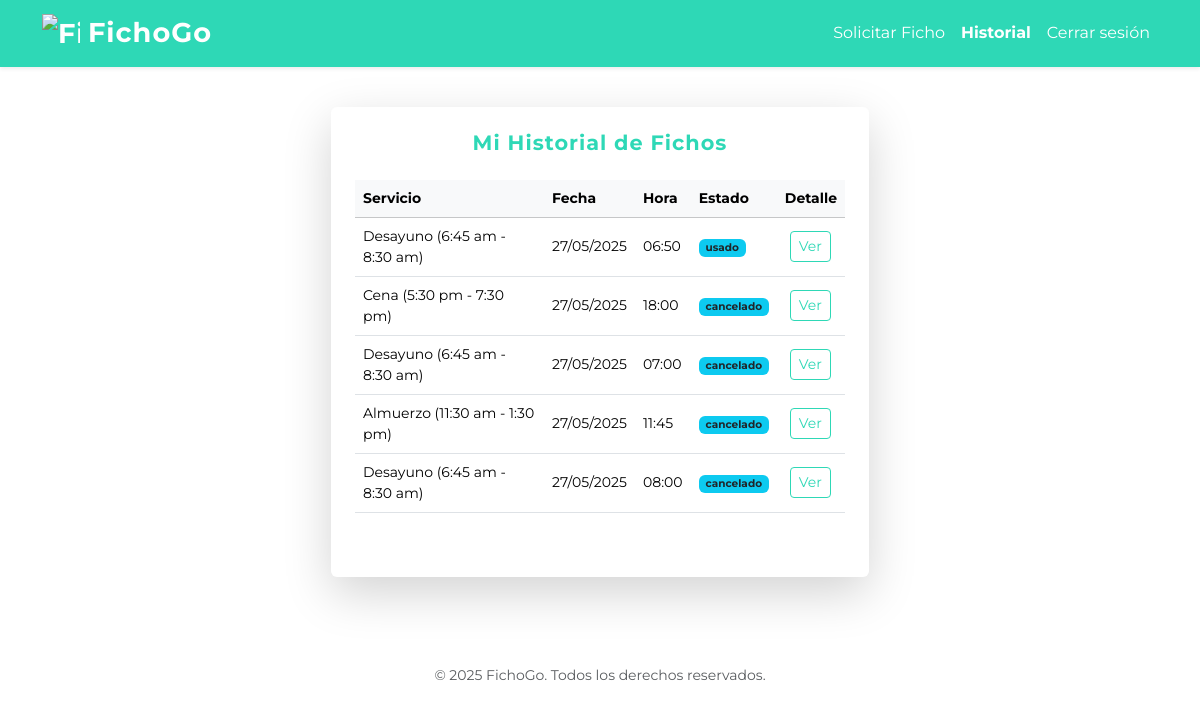
Before: /usuario/ (signed in) with the older database file.
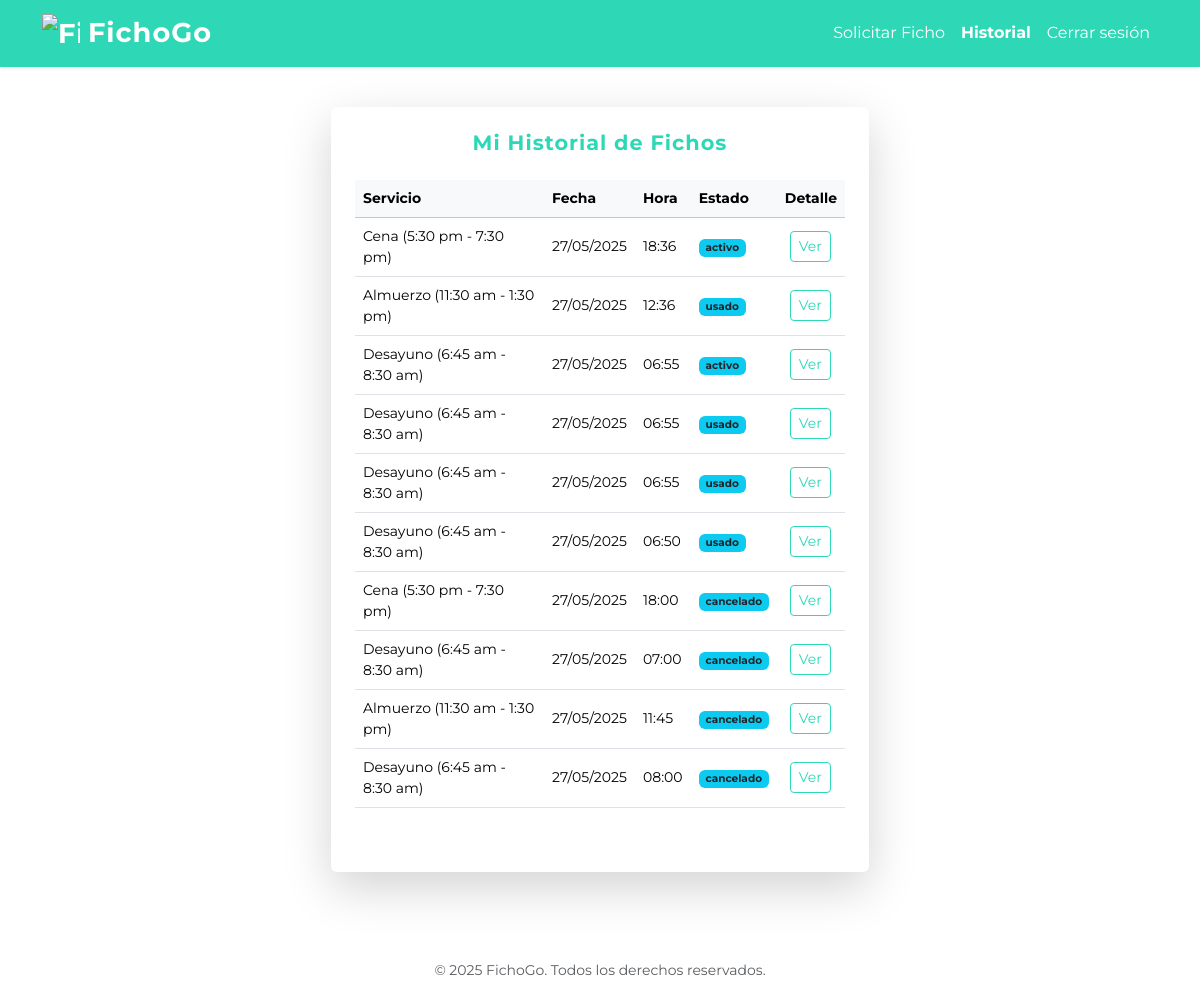
After: the same page with the newer database file.
### core/models.py (models this page shows, shortened)
class Ficho(models.Model):
    usuario = models.ForeignKey(settings.AUTH_USER_MODEL, on_delete=models.CASCADE)
    cupo = models.ForeignKey(Cupo, on_delete=models.CASCADE)
    hora = models.TimeField()
    estado = models.CharField(max_length=20, choices=[('activo', 'Activo'), ('cancelado', 'Cancelado')], default='activo')
    fecha_creacion = models.DateTimeField(auto_now_add=True)
    codigo_qr = models.ImageField(upload_to='qr/', blank=True, null=True)
    hora_validacion = models.DateTimeField(null=True, blank=True)

class Cupo(models.Model):
    SERVICIOS = [
        ('desayuno', 'Desayuno (6:45 am - 8:30 am)'),
        ('almuerzo', 'Almuerzo (11:30 am - 1:30 pm)'),
        ('cena', 'Cena (5:30 pm - 7:30 pm)')
    ]
    nombre_servicio = models.CharField(max_length=100, choices=SERVICIOS, verbose_name='Servicio')
    cantidad_total = models.PositiveIntegerField()
    cantidad_disponible = models.PositiveIntegerField()
    fecha = models.DateField()

### core/views.py (the view)
# urls.py: path('usuario/', views.usuario_view, name='usuario'),
def usuario_view(request):
    from .models import Ficho
    if not request.user.is_authenticated:
        return redirect('login')
    hoy = timezone.now().date()
    ficho_existente = None
    if not request.user.is_staff:
        ficho_existente = Ficho.objects.filter(usuario=request.user, cupo__fecha=hoy, estado='activo').order_by('-fecha_creacion').first()
        historial_fichos = Ficho.objects.filter(usuario=request.user).order_by('-fecha_creacion')[:20]
    else:
        ficho_existente = None
        historial_fichos = None
    ultimos_fichos = Ficho.objects.filter(usuario=request.user).order_by('-fecha_creacion')[:3]
    return render(request, 'core/usuario.html', {
        'ficho_existente': ficho_existente,
        'es_admin': request.user.is_staff,
        'historial_fichos': historial_fichos,
        'ultimos_fichos': ultimos_fichos,
    })

### core/templates/core/usuario.html (shortened to what this page needs)
{% extends 'core/base.html' %}
{% block content %}
<div class="container py-3 px-1 px-sm-2">
    <div class="row justify-content-center">
        <div class="col-12 col-sm-11 col-md-9 col-lg-7 col-xl-6">
            <div class="card shadow-lg border-0 mb-4">
                <div class="card-body p-3 p-md-4">
                    <h2 class="card-title text-center mb-4 text-primary fw-bold" style="letter-spacing:1px; font-size:1.3rem;">Mi Historial de Fichos</h2>
                    <div class="table-responsive mb-4">
                        <table class="table table-hover align-middle small">
                            <thead class="table-light">
                                <tr>
                                    <th>Servicio</th>
                                    <th>Fecha</th>
                                    <th>Hora</th>
                                    <th>Estado</th>
                                    <th>Detalle</th>
                                </tr>
                            </thead>
                            <tbody>
                                {% for ficho in historial_fichos %}
                                <tr>
                                    <td>{{ ficho.cupo.get_nombre_servicio_display }}</td>
                                    <td>{{ ficho.cupo.fecha|date:'d/m/Y' }}</td>
                                    <td>{{ ficho.hora }}</td>
                                    <td><span class="badge bg-info text-dark">{{ ficho.estado }}</span></td>
                                    <td><a href="{% url 'ver_ficho' ficho.id %}" class="btn btn-outline-primary btn-sm">Ver</a></td>
                                </tr>
                                {% empty %}
                                <tr><td colspan="5" class="text-center">No tienes fichos registrados.</td></tr>
                                {% endfor %}
                            </tbody>
                        </table>
                    </div>
                </div>
            </div>
        </div>
    </div>
</div>
{% endblock %}

### core/templates/core/base.html (shortened to what this page needs)
<!DOCTYPE html>
<html lang="es">
<head>
    <link href="https://cdn.jsdelivr.net/npm/bootstrap@5.3.3/dist/css/bootstrap.min.css" rel="stylesheet">
    <link rel="stylesheet" href="https://cdnjs.cloudflare.com/ajax/libs/animate.css/4.1.1/animate.min.css"/>
</head>
<body>
  {% block navbar %}
    {% include 'core/navbar.html' %}
  {% endblock %}
  <div class="container">
      {% block content %}{% endblock %}
  </div>
  <footer class="text-center mt-5 mb-3 text-muted small">
    &copy; 2025 FichoGo. Todos los derechos reservados.
  </footer>
</body>
</html>

### core/templates/core/navbar.html (shortened to what this page needs)
<nav class="navbar navbar-expand-lg navbar-light bg-white shadow-sm mb-4">
  <div class="container">
    <a class="navbar-brand fw-bold text-primary d-flex align-items-center gap-2" href="{% url 'usuario' %}" style="font-size:1.7rem; letter-spacing:1px;">
      <img src="/static/core/logo.png" alt="FichoGo" width="38" height="38" class="align-text-bottom" style="object-fit:contain;max-height:38px;">
      <span style="font-weight:700; letter-spacing:1px;">FichoGo</span>
    </a>
    <div class="collapse navbar-collapse" id="navbarNav">
      <ul class="navbar-nav ms-auto mb-2 mb-lg-0">
        <li class="nav-item">
          <a class="nav-link {% if request.resolver_match.url_name == 'solicitar_ficho' %}active fw-bold text-primary{% endif %}" href="{% url 'solicitar_ficho' %}">Solicitar Ficho</a>
        </li>
        <li class="nav-item">
          <a class="nav-link {% if request.resolver_match.url_name == 'usuario' %}active fw-bold text-primary{% endif %}" href="{% url 'usuario' %}">Historial</a>
        </li>
        <li class="nav-item">
          <a class="nav-link" href="{% url 'logout' %}">Cerrar sesión</a>
        </li>
      </ul>
    </div>
  </div>
</nav>

### core/templates/core/base.html (style rules this page uses)
body { font-family: 'Montserrat', sans-serif; }
.navbar, .bg-primary, .btn-primary { background-color: #2ed8b6 !important; border-color: #2ed8b6 !important; }
.navbar .navbar-brand, .navbar .nav-link, .btn-primary { color: #fff !important; }
.navbar .navbar-brand { margin-right: 20px; }
.btn-outline-primary { color: #2ed8b6 !important; border-color: #2ed8b6 !important; }
.text-primary { color: #2ed8b6 !important; }
.btn { margin: 5px; }

Changed rows visible on the page:
added Ficho: cupo.nombre_servicio "Cena (5:30 pm - 7:30 pm)", cupo.fecha "27/05/2025", hora "18:36", estado "activo"
added Ficho: cupo.nombre_servicio "Almuerzo (11:30 am - 1:30 pm)", cupo.fecha "27/05/2025", hora "12:36", estado "usado"
added Ficho: cupo.nombre_servicio "Desayuno (6:45 am - 8:30 am)", cupo.fecha "27/05/2025", hora "06:55", estado "activo"
added Ficho: cupo.nombre_servicio "Desayuno (6:45 am - 8:30 am)", cupo.fecha "27/05/2025", hora "06:55", estado "usado"
added Ficho: cupo.nombre_servicio "Desayuno (6:45 am - 8:30 am)", cupo.fecha "27/05/2025", hora "06:55", estado "usado"
